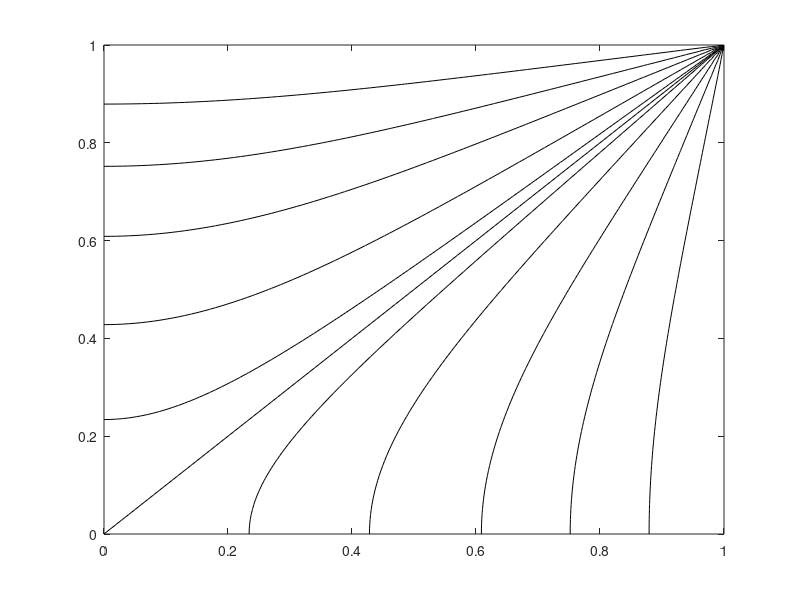

Here is the MATLAB script that generated this plot:
% program sor3cont
% Solves example in fig. 7.6 in section 7.3.
% using SOR-iteration.
% This version uses false points 
% along the lines x = 0 and y = 0
% Draw a contor-plot
% h = 0.05;
clear
h = 0.01;
nx = 1/h; ny = nx;
imax = nx + 1; % points in x-direction
jmax = ny + 1; % points in y-direction
T = 0.5*ones(imax,jmax); % temperatures
% --- Compute optimal omega ---
ro = cos(pi/nx);
omega = 2/(1 + sqrt(1 - ro^2));
% --- Boundary values ---
for i = 1: imax % along y = 1
    T(i,jmax) = 1;
end
for j = 1: jmax - 1 % along x = 1
    T(imax,j) = 0;
end
epsr = 1.0e-5; % relative iteration error
relres = 1.0; it = 0;
% --- Start iteration ---
while relres > epsr
    it = it + 1;
    Tsum = 0.0; dTsum = 0.0;
    % --- boundary values along y = 0 ---
    for i = 2: imax - 1 
        resid = 2*T(i,2) + T(i-1,1) + T(i+1,1) - 4*T(i,1);
        dT = 0.25*omega*resid;
        dTsum = dTsum + abs(dT);
        T(i,1) = T(i,1) + dT;
        Tsum = Tsum + abs(T(i,1));
    end
    % --- boundary values along x = 0 ---
    for j = 2: jmax - 1    
        resid = 2*T(2,j) + T(1,j-1) + T(1,j+1) - 4*T(1,j);
        dT = 0.25*omega*resid;
        dTsum = dTsum + abs(dT);
        T(1,j) = T(1,j) + dT;
        Tsum = Tsum + abs(T(1,j));
    end
    for i = 2 : imax-1
        for j = 2: jmax-1
            resid = T(i-1,j) + T(i,j-1) + T(i+1,j) + T(i,j+1)-4*T(i,j);
            dT = 0.25*omega*resid;
            dTsum = dTsum + abs(dT);
            T(i,j) = T(i,j) + dT;
            Tsum = Tsum + abs(T(i,j));
        end
    end
    T(1,1) = 0.5*(T(2,1) + T(1,2));
    relres = dTsum/Tsum; 
end
x = [0 : h: 1];
v = [0.1 0.2 0.3 0.4 0.47 0.5 0.53 0.6 0.7 0.8 0.9];
contour(x,x,T',v);
svart = zeros(64,3);
colormap(svart);
%[C,h]=contour(T',v);
%clabel(C,h);
set(gca,'xtick',0:0.2:1.0)
set(gca,'ytick',0:0.2:1.0)
% mesh(x,x,T');
% svart = zeros(64,3);
% colormap(svart);
% set(gca,'ytick',0: 0.2 :1)
% xlabel('x','FontSize',14,'FontWeight','Bold')
% ylabel('y','FontSize',14,'FontWeight','Bold')
% % surf(x,x,T');
% % shading interp
shg
